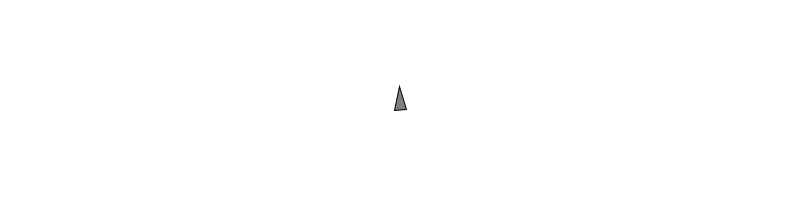
Frame 1 (no input)
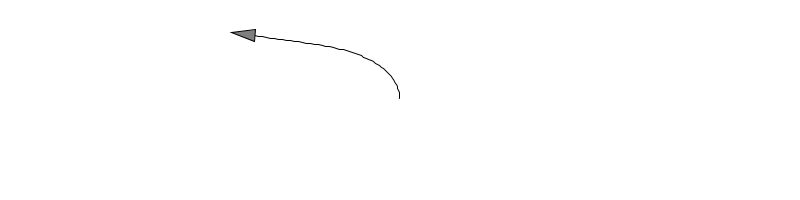
Frame 60 (the mouse pressed at the canvas centre just before this capture)
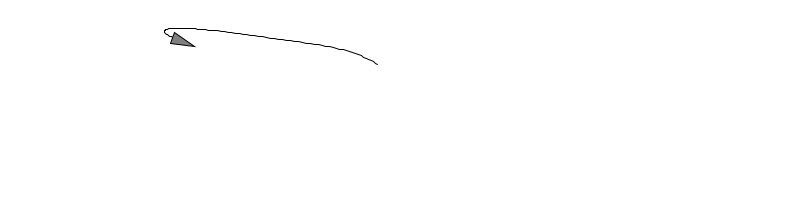
Frame 120 (the mouse held since frame 60 and released just before this capture)

The Processing sketch that drew these frames (run headless with seeded random() and noise(); from frame 60 on, the mouse is pressed at the canvas centre):

// Processing sketch: Agents61_trail_
// ── Agents61_trail_.pde
Vehicle v;

void setup() {
  size(800, 200);
  v = new Vehicle(width/2, height/2);
}

void draw() {

  background(255);

  PVector mouse = new PVector(mouseX, mouseY);


  // Call the appropriate steering behaviors for our agents
  v.seek(mouse);
  v.update();
  v.display();
}
// ── Veh.pde
class Vehicle {
    ArrayList<PVector> history = new ArrayList<PVector>();

  PVector position;
  PVector velocity;
  PVector acceleration;
  float r;
  float maxforce;    // Maximum steering force
  float maxspeed;    // Maximum speed

  Vehicle(float x, float y) {
    acceleration = new PVector(0,0);
    velocity = new PVector(0,-2);
    position = new PVector(x,y);
    r = 6;
    maxspeed = 4;
    maxforce = 0.1;
  }

  // Method to update position
  void update() {
    // Update velocity
    velocity.add(acceleration);
    // Limit speed
    velocity.limit(maxspeed);
    position.add(velocity);
    // Reset accelerationelertion to 0 each cycle
    acceleration.mult(0);
    
        history.add(position.get());
    if (history.size() > 100) {
      history.remove(0);
    }
  }

  void applyForce(PVector force) {
    // We could add mass here if we want A = F / M
    acceleration.add(force);
  }

  // A method that calculates a steering force towards a target
  // STEER = DESIRED MINUS VELOCITY
  void seek(PVector target) {
    PVector desired = PVector.sub(target,position);  // A vector pointing from the position to the target
    
    // Normalize desired and scale to maximum speed
    desired.normalize();
    desired.mult(maxspeed);
    // Steering = Desired minus velocity
    PVector steer = PVector.sub(desired,velocity);
    steer.limit(maxforce);  // Limit to maximum steering force
    
    applyForce(steer);
  }
    
  void display() {
        beginShape();
    stroke(0);
    strokeWeight(1);
    noFill();
    for(PVector v: history) {
      vertex(v.x,v.y);
    }
    endShape();
    
    
    // Draw a triangle rotated in the direction of velocity
    float theta = velocity.heading2D() + PI/2;
    fill(127);
    stroke(0);
    strokeWeight(1);
    pushMatrix();
    translate(position.x,position.y);
    rotate(theta);
    beginShape();
    vertex(0, -r*2);
    vertex(-r, r*2);
    vertex(r, r*2);
    endShape(CLOSE);
    popMatrix();
    
    
  }
}
